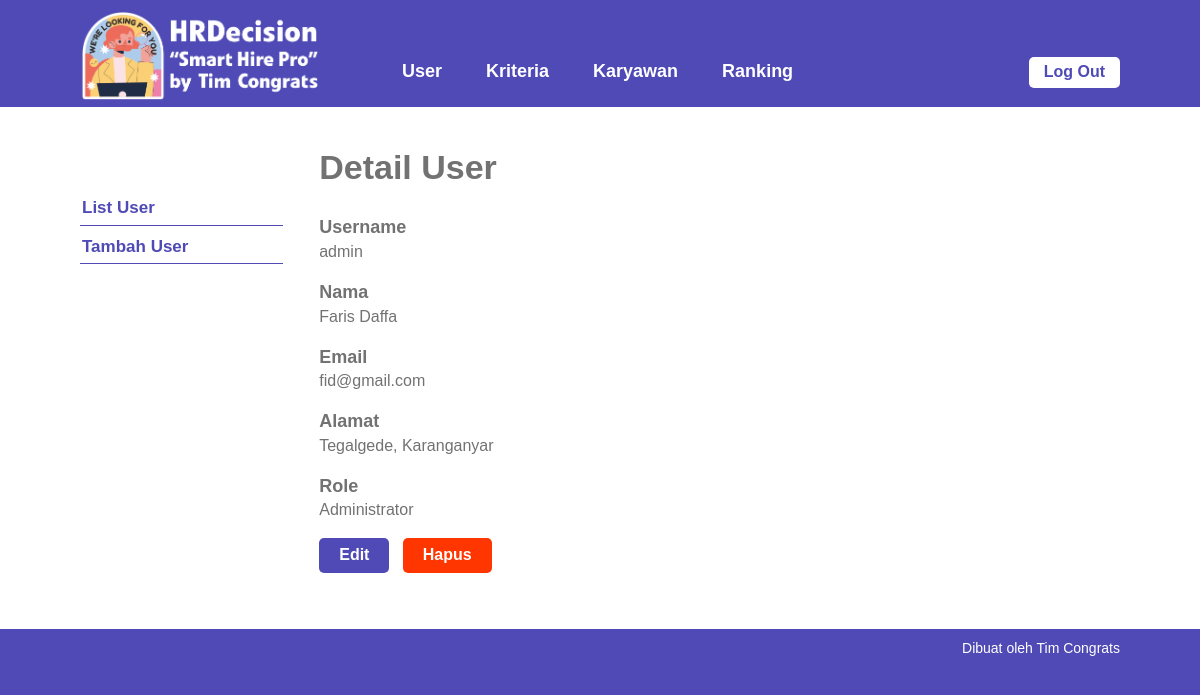
The app's page /single-user.php?id=1 (signed in) with its own data.
### tables this page shows
CREATE TABLE `user` (
  `id_user` int(5) NOT NULL,
  `username` varchar(16) NOT NULL,
  `password` varchar(50) NOT NULL,
  `nama` varchar(70) NOT NULL,
  `email` varchar(50) DEFAULT NULL,
  `alamat` varchar(100) DEFAULT NULL,
  `role` char(1) NOT NULL
);

### single-user.php (the view, shortened to what this page needs)
<?php require_once('includes/init.php'); ?>
<?php
$ada_error = false;
$result = '';
$id_user = (isset($_GET['id'])) ? trim($_GET['id']) : '';
if(!$id_user) {
	$ada_error = 'Maaf, data tidak dapat diproses.';
} else {
	$query = $pdo->prepare('SELECT id_user, username, nama, email, alamat, role FROM user WHERE user.id_user = :id_user');
	$query->execute(array('id_user' => $id_user));
	$result = $query->fetch();
}
?>
<?php
$judul_page = 'Detail User';
require_once('template/header.php');
?>
	<div class="main-content-row">
	<div class="container clearfix">
		<?php include_once('template/sidebar-user.php'); ?>
		<div class="main-content the-content">
			<h1><?php echo $judul_page; ?></h1>
			<?php if($ada_error): ?>
				<?php echo '<p>'.$ada_error.'</p>'; ?>
			<?php elseif(!empty($result)): ?>
				<h4>Username</h4>
				<p><?php echo $result['username']; ?></p>
				<h4>Nama</h4>
				<p><?php echo $result['nama']; ?></p>
				<h4>Email</h4>
				<p><?php echo $result['email']; ?></p>
				<h4>Alamat</h4>
				<p><?php echo $result['alamat']; ?></p>
				<h4>Role</h4>
				<p><?php
				if($result['role'] == 1) {
					echo 'Administrator';
				} elseif($result['role'] == 2) {
					echo 'Petugas';
				}
				?></p>
			<?php endif; ?>
			<p><a href="edit-user.php?id=<?php echo $id_user; ?>" class="button">Edit</a> &nbsp; <a href="hapus-user.php?id=<?php echo $id_user; ?>" class="button button-red yaqin-hapus">Hapus</a></p>
		</div>
	</div>
	</div>
<?php
require_once('template/footer.php');

### stylesheets/style.css (style rules this page uses)
html,body,div,span,applet,object,iframe,h1,h2,h3,h4,h5,h6,p,blockquote,pre,a,abbr,acronym,address,big,cite,code,del,dfn,em,img,ins,kbd,q,s,samp,small,strike,strong,sub,sup,tt,var,b,u,i,center,dl,dt,dd,ol,ul,li,fieldset,form,label,legend,table,caption,tbody,tfoot,thead,tr,th,td,article,aside,canvas,details,embed,figure,figcaption,footer,header,hgroup,menu,nav,output,ruby,section,summary,time,mark,audio, video { margin: 0; padding: 0; border: 0; font-size: 100%; vertical-align: baseline }
body { line-height: 1 }
*, *:before, *:after { -moz-box-sizing: border-box; -webkit-box-sizing: border-box; box-sizing: border-box }
.clearfix:before, .clearfix:after { content: " "; display: table }
.clear, .clearfix:after { clear: both }
a { color: #4f4ab5; text-decoration: none }
.container { max-width: 1100px; margin: 0 auto; position: relative; padding: 0 30px }
body { background: #4f4ab5; font-family: "PT Sans", sans-serif; color: #727272; font-size: 14px; line-height: 1.3; font-weight: 500 }
h1, h2, h3, h4, h5, h6 { font-weight: 300 }
.the-content { font-size: 16px; line-height: 1.42857 }
.the-content a { color: #393391; }
.the-content h1, .the-content h2, .the-content h3, .the-content h4, .the-content h5, .the-content h6 { font-weight: 700 }
.the-content h1 { font-size: 34px; margin: 0.8em 0 0.8em; padding: 0; line-height: 1.2 }
.the-content h4 { font-size: 18px; margin: 0.8em 0 0 }
.the-content blockquote, .the-content table, .the-content p, .the-content ul, .the-content ol, .the-content dd, .the-content pre, .the-content iframe, .the-content .flxmap-container, .the-content hr { margin-bottom: 1em }
.the-content>h1:first-child, .the-content>h3:first-child, .the-content>h2:first-child { margin-top: 0 }
button, a { -webkit-transition: all .2s ease; -moz-transition: all .2s ease; -o-transition: all .2s ease; transition: all 0.2s ease }
.the-content .button, .button { background: #4f4ab5; color: #fff; display: inline-block; font-size: 16px; font-weight: 700; line-height: 1.2; border: 0; font-family: inherit; padding: 7px 20px 9px; cursor: pointer; border-radius: 5px }
.the-content .button-red, .button-red { background: #ff3600 }
.main-content { float: right; width: 77%; padding: 40px 0 }

### records on screen
user: username "admin", nama "Faris Daffa", email "fid@gmail.com", alamat "Tegalgede, Karanganyar"

### other values on screen
$judul_page "Detail User"
